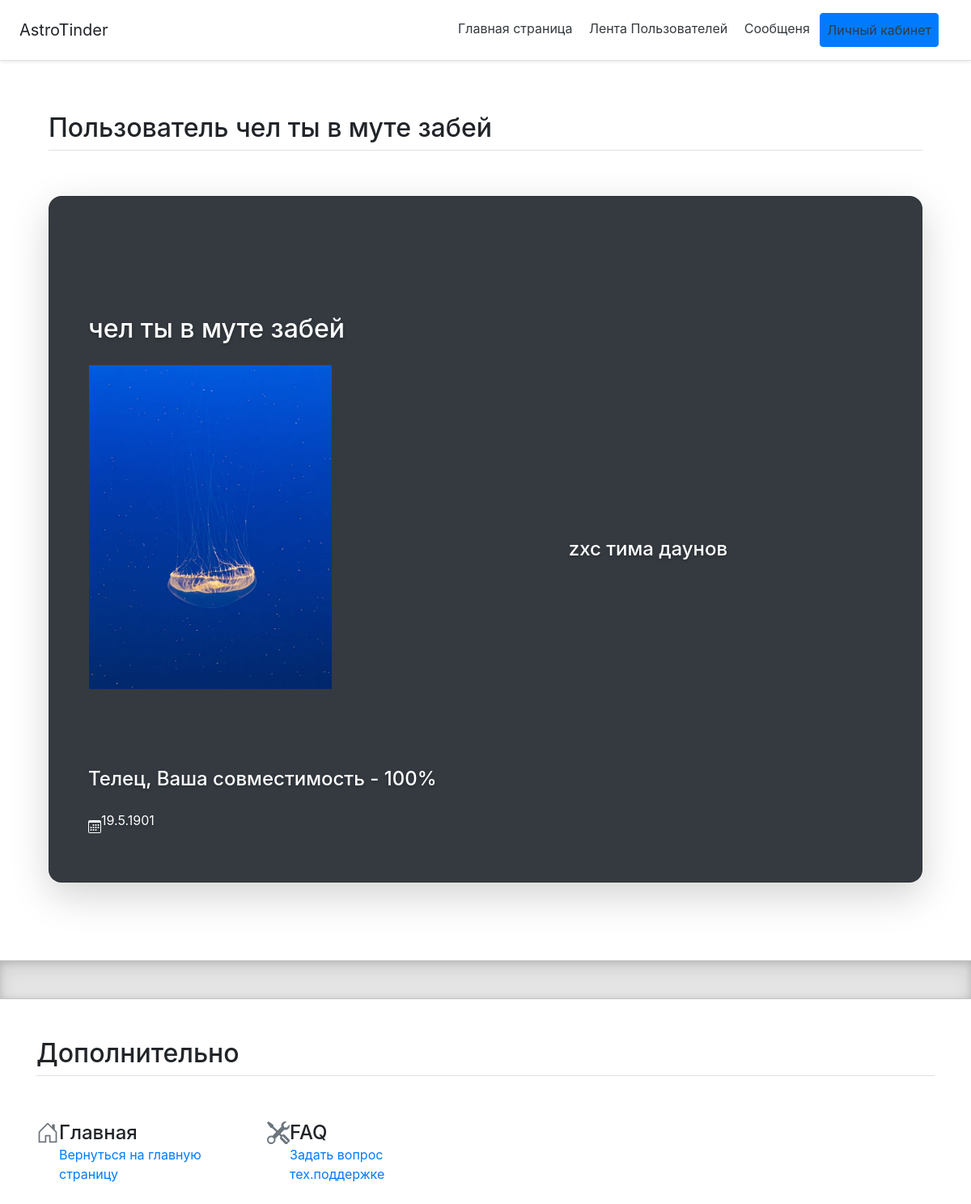
Screenshot of /users/4 (signed in) with the database file from the repository.
### data/users.py (models this page shows, shortened)
class User(SqlAlchemyBase, UserMixin):
    __tablename__ = 'users'
    id = sqlalchemy.Column(sqlalchemy.Integer,
                           primary_key=True, autoincrement=True)
    name = sqlalchemy.Column(sqlalchemy.String, nullable=True)
    about = sqlalchemy.Column(sqlalchemy.String, nullable=True)
    email = sqlalchemy.Column(sqlalchemy.String,
                              index=True, unique=True, nullable=True)
    hashed_password = sqlalchemy.Column(sqlalchemy.String, nullable=False)
    created_date = sqlalchemy.Column(sqlalchemy.DateTime,
                                     default=datetime.datetime.now)
    news = orm.relation("News", back_populates='user')
    birth_day_date = sqlalchemy.Column(sqlalchemy.Integer, nullable=False)

### main.py (the view)
@app.route("/users/<int:id>")
@login_required
def user(id):
    db_sess = db_session.create_session()
    z_user = db_sess.query(User).filter(User.id == id).first()
    zz = []
    user = db_sess.query(User).filter(User.id == current_user.get_id()).first()
    zz.append(f"{check_z(z_user.birth_day_date)}, Ваша совместимость -  {sov(check_z(z_user.birth_day_date), user.birth_day_date)}%")
    print(user.name, z_user.name, current_user.get_id(), z_user.id)
    return render_template("us_detail.html", us=z_user, zz=zz, title=user.name, current_user_id=current_user.get_id())

### data/db_session.py (called while the page is built)
def create_session() -> Session:
    global __factory
    return __factory()

### forms/load_user.py (called while the page is built)
@login_manager.user_loader
def load_user(user_id):
    print("load_user")
    db_sess = db_session.create_session()
    return UserLogin().fromDB(user_id, db_sess)

    def fromDB(self, user_id, db_s):
        self.__user = db_s.query(User).filter(User.id == user_id).first()
        return self

    def get_id(self):
        return str(self.__user.id)

### main.py (called while the page is built)
@app.after_request
def redirect_to_signin(response):
    if response.status_code == 401:
        return redirect(url_for("login") + '?next' + request.url)
    return response

### sovm.py (called while the page is built)
def check_z(z, n=False):
    from datetime import datetime
    import bisect
    tdays = [19, 49, 80, 110, 141, 173, 204,
             235, 256, 296, 327, 356, 366]
    zod = ["Козерог", "Водолей", "Рыбы", "Овен",
           "Телец", "Близнецы", "Рак", "Лев",
           "Дева", "Весы", "Скорпион",
           "Стрелец", "Козерог"]
    if z == None:
        d, m, g = 10, 10, 10
    else:
        d, m, g = map(int, str(z).split("."))
    if n:
        return (zod.index(check_z(z)))
    return (zod[bisect.bisect_left(tdays, (datetime(2020, m, d) - datetime(2019, 12, 31)).days)])

### templates/us_detail.html (shortened to what this page needs)
{% extends "bbase.html" %}
{% block content %}
<div class="container py-5" id="custom-cards">
    <h2 class="pb-2 border-bottom">Пользователь {{us.name}}</h2>
    <div class="row row-cols-0 align-items-stretch py-5">
        <div class="col">
            <div class="card card-cover h-100 overflow-hidden text-white bg-dark rounded-5 shadow-lg">
                <div class="d-flex flex-column h-100 p-5 pb-3 text-white text-shadow-1">
                    <h2 class="pt-5 mt-5 mb-4 display-6 lh-1 fw-bold">{{us.name}}</h2>
                    <table>
                        <tr>
                            <td>
                                <img src="/static/img/photo{{us.id}}.jpg" align="left" alt="фото профиля" width="300"
                                     height="400">
                            </td>
                            <td>
                                <ul class="d-flex list-unstyled mt-auto">
                                    <h4 class="pt-5 mt-5 mb-4 display-6 lh-1 fw-bold" align="right">{{us.about}}</h4>
                                </ul>
                            </td>
                        </tr>
                    </table>
                    {% if us.id == current_user_id %}
                    <h4 class="pt-5 mt-5 mb-4 display-6 lh-1 fw-bold">
                        Вы - саманеотразимость, ваша совместимость c самим собой - 1000%! </h4>
                    {% else %}
                    <h4 class="pt-5 mt-5 mb-4 display-6 lh-1 fw-bold">{{zz[0]}}</h4>
                    {% endif %}
                    <li class="d-flex align-items-center">
                        <svg class="bi me-2" width="1em" height="1em">
                            <use xlink:href="#calendar3"/>
                        </svg>
                        <p>{{us.birth_day_date}}</p>
                    </li>
                </div>
            </div>
        </div>
    </div>
</div>
{% endblock%}

### static/css/features.css (style rules this page uses)
.bi { vertical-align: -.125em; fill: currentColor; }
.rounded-5 { border-radius: 1rem; }
.text-shadow-1 { text-shadow: 0 .125rem .25rem rgba(0, 0, 0, .25); }
.card-cover { background-repeat: no-repeat; background-position: center center; background-size: cover; }

### rows the page displays
User: name "чел ты в муте забей", about "zxc тима даунов", birth_day_date "19.5.1901"

### other values shown
{{ zz[0] }} "Телец, Ваша совместимость - 100%"
